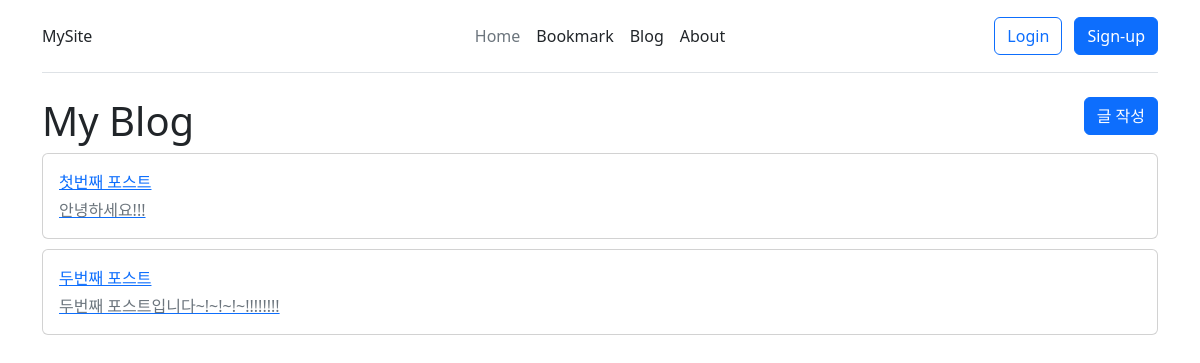
/blog/, run on an earlier commit of the app's database.
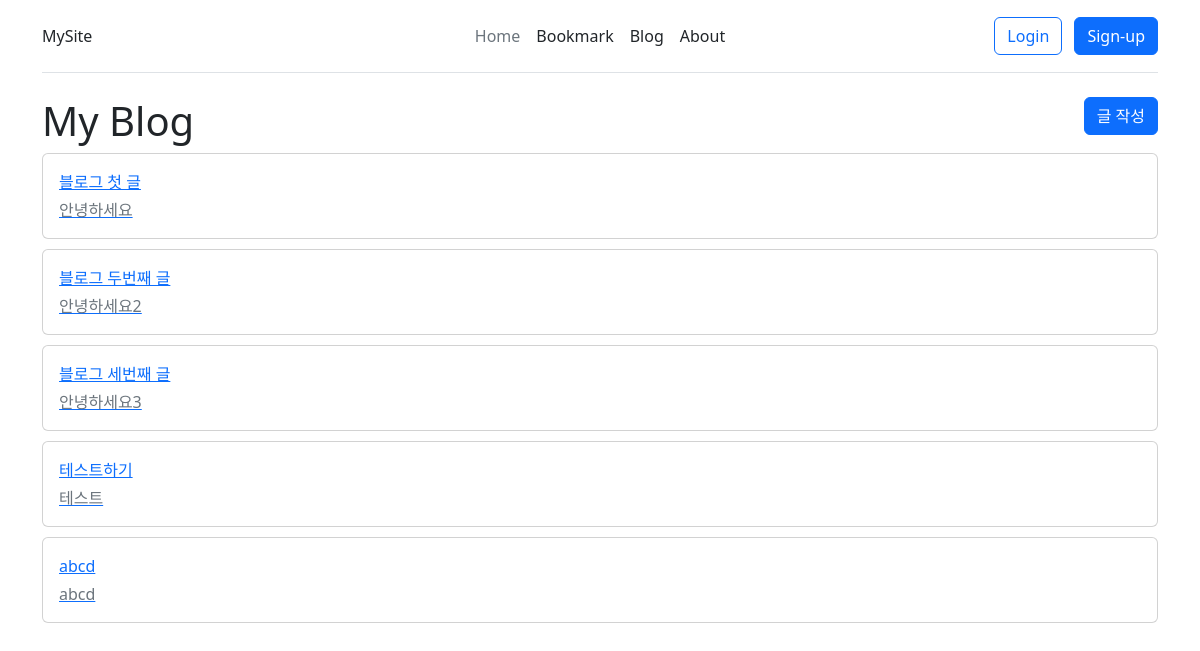
And on a later commit of the database.
### blogapp/models.py (models this page shows)
class Post(models.Model):
    title = models.CharField(verbose_name='글 제목', max_length=30)
    context = models.TextField(verbose_name='글 내용')
    created_at = models.DateTimeField(verbose_name='작성시간', auto_now_add=True)
    updated_at = models.DateTimeField(verbose_name='수정시간', auto_now=True)

### blogapp/views.py (the view)
# urls.py: path('', views.PostListView.as_view(), name='list'),
class PostListView(ListView):
    model = Post
    context_object_name = 'post_list'

### templates/blogapp/post_list.html (shortened to what this page needs)
{% extends 'base.html' %}
{% block content %}
<div class="container">
    <div class="row">
        <div class="col">
            <div class="row">
                <div class="col-10">
                    <h1>My Blog</h1>
                </div>
                <div class="col-2 text-end float-right">
                    <a href="{% url 'blogapp:create' %}" class="btn btn-primary" >글 작성</a>
                    {% if post_list %}
                </div>
            </div>
                {% for post in post_list %}
                <div class="card" style="margin-bottom:10px; white-space: nowrap; overflow: hidden; text-overflow: clip;">
                    <div class="card-body">
                        <a href="{% url 'blogapp:detail' post.pk %}"><p class="card-title">{{post.title}}</p>
                        <p class="card-subtitle mb-10 text-muted">{{post.context}}</p>
                        </a>
                    </div>
                </div>
                {% endfor %}
            {% else %}
                <p>글이 작성되지 않았습니다!!!</p>
            {% endif %}
        </div>
        </div>
    </div>
{% endblock %}

### templates/base.html (shortened to what this page needs)
<!DOCTYPE html>
<html lang="en">
<head>
    <div class="container">
        <header class="d-flex flex-wrap align-items-center justify-content-center justify-content-md-between py-3 mb-4 border-bottom">
          <a href="/" class="d-flex align-items-center col-md-3 mb-2 mb-md-0 text-dark text-decoration-none">
            MySite
          </a>
          <ul class="nav col-12 col-md-auto mb-2 justify-content-center mb-md-0">
            <li><a href="/" class="nav-link px-2 link-secondary">Home</a></li>
            <li><a href="{% url 'bookmarkapp:list' %}" class="nav-link px-2 link-dark">Bookmark</a></li>
            <li><a href="{% url 'blogapp:list' %}" class="nav-link px-2 link-dark">Blog</a></li>
            <li><a href="/about/" class="nav-link px-2 link-dark">About</a></li>
          </ul>
          <div class="col-md-3 text-end">
            <button type="button" class="btn btn-outline-primary me-2">Login</button>
            <button type="button" class="btn btn-primary">Sign-up</button>
          </div>
        </header>
    </div>
    <link href="https://cdn.jsdelivr.net/npm/bootstrap@5.2.0/dist/css/bootstrap.min.css" rel="stylesheet">
</head>
<body>
    {% block content %}{% endblock %}
</body>
</html>

What changed in the data, as far as the page shows it:
removed Post: title "첫번째 포스트", context "안녕하세요!!!"
added Post: title "블로그 첫 글", context "안녕하세요"
changed Post: title "두번째 포스트" → "블로그 두번째 글"; context "두번째 포스트입니다~!~!~!~!!!!!!!!" → "안녕하세요2"
added Post: title "블로그 세번째 글", context "안녕하세요3"
added Post: title "테스트하기", context "테스트"
added Post: title "abcd", context "abcd"
